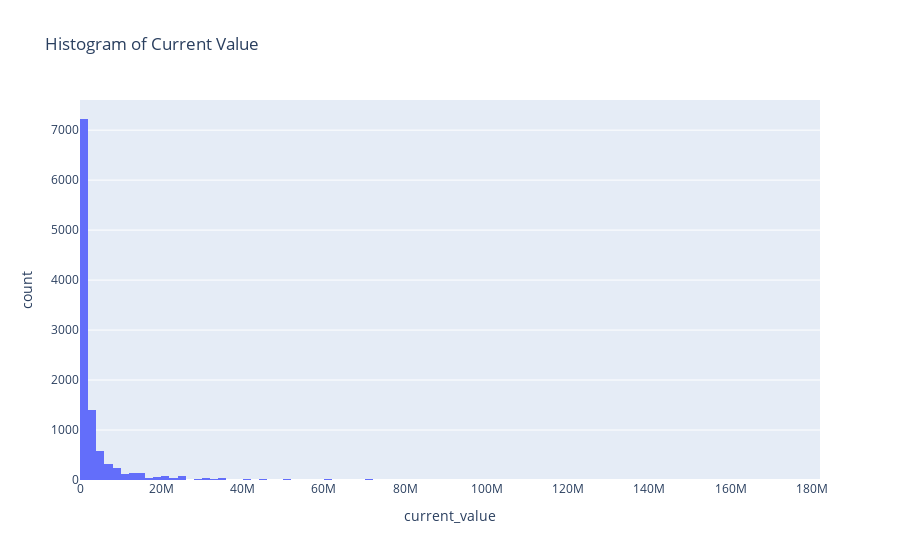

Notebook source saved alongside this figure:
### Code cell
fig = px.histogram(df, x='current_value', nbins=100, title='Histogram of Current Value')

fig.show()

### Figure 1 — Plotly figure (JSON) as saved in the notebook; plotly's stock layout.template omitted (floating-point values rounded to 4 significant figures; data arrays with more than 128 entries replaced by an {"elided": "..."} marker saying what was removed)
{"data": [{"alignmentgroup": "True", "bingroup": "x", "hovertemplate": "current_value=%{x}<br>count=%{y}<extra></extra>", "legendgroup": "", "marker": {"color": "#636efa", "pattern": {"shape": ""}}, "name": "", "nbinsx": 100, "offsetgroup": "", "orientation": "v", "showlegend": false, "type": "histogram", "x": {"elided": "10754 int values"}, "xaxis": "x", "yaxis": "y"}], "layout": {"barmode": "relative", "legend": {"tracegroupgap": 0}, "title": {"text": "Histogram of Current Value"}, "xaxis": {"anchor": "y", "domain": [0, 1], "title": {"text": "current_value"}}, "yaxis": {"anchor": "x", "domain": [0, 1], "title": {"text": "count"}}}}
